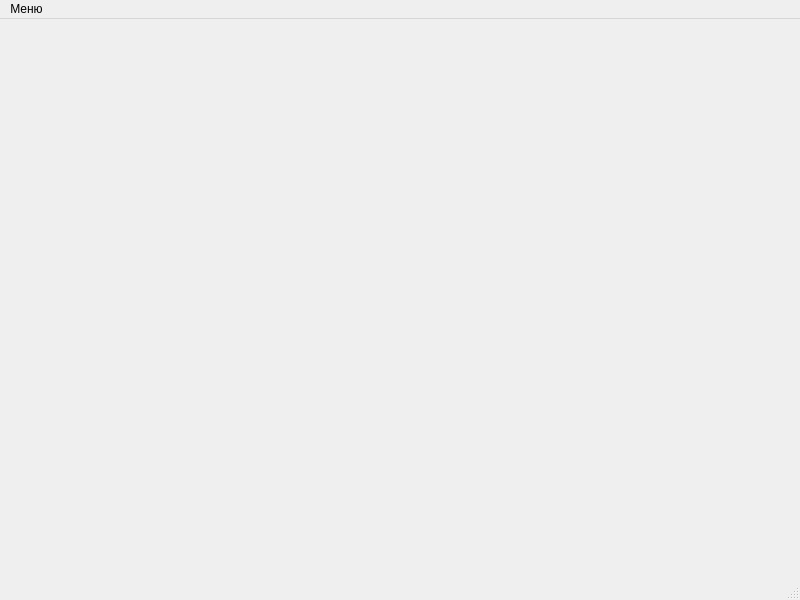
<?xml version="1.0" encoding="UTF-8"?>
<ui version="4.0">
 <class>MainWindow</class>
 <widget class="QMainWindow" name="MainWindow">
  <property name="geometry">
   <rect>
    <x>0</x>
    <y>0</y>
    <width>800</width>
    <height>600</height>
   </rect>
  </property>
  <property name="windowTitle">
   <string>MainWindow</string>
  </property>
  <widget class="QWidget" name="centralwidget"/>
  <widget class="QMenuBar" name="menubar">
   <property name="geometry">
    <rect>
     <x>0</x>
     <y>0</y>
     <width>800</width>
     <height>21</height>
    </rect>
   </property>
   <widget class="QMenu" name="menu">
    <property name="title">
     <string>Меню</string>
    </property>
    <addaction name="actionInputDialog"/>
    <addaction name="actionQColorDialog"/>
    <addaction name="actionQFontDialog"/>
    <addaction name="actionQFileDialog"/>
    <addaction name="actionQMessageBox"/>
   </widget>
   <addaction name="menu"/>
  </widget>
  <widget class="QStatusBar" name="statusbar"/>
  <action name="actionInputDialog">
   <property name="text">
    <string>QInputDialog</string>
   </property>
  </action>
  <action name="actionQColorDialog">
   <property name="text">
    <string>QColorDialog</string>
   </property>
  </action>
  <action name="actionQFontDialog">
   <property name="text">
    <string>QFontDialog</string>
   </property>
  </action>
  <action name="actionQFileDialog">
   <property name="text">
    <string>QFileDialog</string>
   </property>
  </action>
  <action name="actionQMessageBox">
   <property name="text">
    <string>QMessageBox</string>
   </property>
  </action>
 </widget>
 <resources/>
 <connections/>
</ui>
